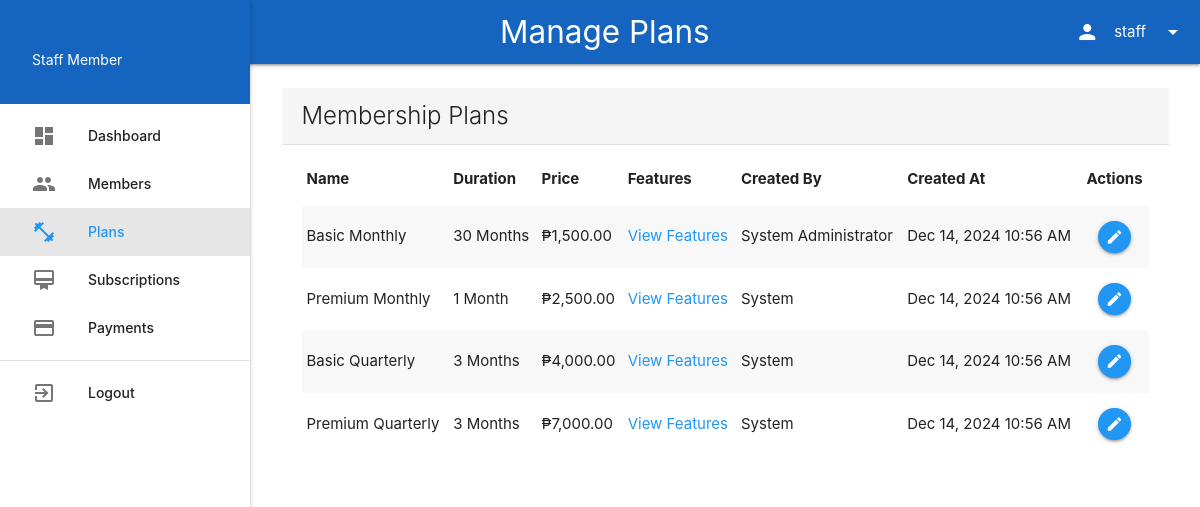
The page /staff/plans.php (signed in) on the database its author committed.
### tables this page shows
CREATE TABLE `plans` (
  `id` int(11) NOT NULL,
  `name` varchar(100) NOT NULL,
  `duration` int(11) DEFAULT NULL COMMENT 'Duration in months',
  `price` decimal(10,2) NOT NULL,
  `duration_in_days` int(11) NOT NULL DEFAULT 30,
  `description` text DEFAULT NULL,
  `created_at` timestamp NOT NULL DEFAULT current_timestamp(),
  `updated_at` timestamp NOT NULL DEFAULT current_timestamp() ON UPDATE current_timestamp(),
  `deleted_at` timestamp NULL DEFAULT NULL,
  `created_by` int(11) DEFAULT NULL,
  `features` text DEFAULT NULL
);

### config/config.php (called while the page is built, shortened)
<?php
try {
    $conn = new mysqli(DB_HOST, DB_USER, DB_PASS, DB_NAME);
} catch (Exception $e) {
    error_log($e->getMessage());
    die("Unable to connect to database. Please check if MySQL is running and try again.");
}
function getStaffPlans() {
    global $conn;
    $query = "SELECT p.*,
              COALESCE(u.full_name, 'System') as created_by_name,
              (SELECT COUNT(*) FROM subscriptions s
               WHERE s.plan_id = p.id
               AND s.status = 'active') as active_subscribers
              FROM plans p
              LEFT JOIN users u ON p.created_by = u.id
              WHERE p.deleted_at IS NULL
              ORDER BY p.price ASC, p.name ASC";
    $result = $conn->query($query);
    $plans = [];
    if ($result && $result->num_rows > 0) {
        while ($plan = $result->fetch_assoc()) {
            $plan['features'] = json_decode($plan['features'], true);
            $plan['formatted_price'] = '₱' . number_format($plan['price'], 2);
            $plan['duration_text'] = $plan['duration'] . ' ' .
                                   ($plan['duration'] == 1 ? 'Month' : 'Months');
            $plans[] = $plan;
        }
    }
    return $plans;
}
?>

### staff/plans.php (the view, shortened to what this page needs)
<?php
require_once '../config/config.php';
$plans = getStaffPlans();
include 'includes/header.php';
?>
<div class="section">
    <div class="card">
        <div class="card-content">
            <div class="card-title flex-row">
                <span>Membership Plans</span>
            </div>
            <div class="responsive-table">
                <table class="striped highlight">
                    <thead>
                        <tr>
                            <th>Name</th>
                            <th>Duration</th>
                            <th>Price</th>
                            <th>Features</th>
                            <th>Created By</th>
                            <th>Created At</th>
                            <th class="center-align">Actions</th>
                        </tr>
                    </thead>
                    <tbody>
                        <?php if (!empty($plans)):
                            foreach ($plans as $plan):
                        ?>
                            <tr>
                                <td><?php echo htmlspecialchars($plan['name']); ?></td>
                                <td><?php echo $plan['duration_text']; ?></td>
                                <td><?php echo $plan['formatted_price']; ?></td>
                                <td>
                                    <?php if (!empty($plan['features'])): ?>
                                        <a href="#!" class="view-features blue-text"
                                           data-features='<?php echo htmlspecialchars(json_encode($plan['features'])); ?>'>
                                            View Features
                                        </a>
                                    <?php else: ?>
                                        <span class="grey-text">No features</span>
                                    <?php endif; ?>
                                </td>
                                <td><?php echo htmlspecialchars($plan['created_by_name']); ?></td>
                                <td><?php echo date('M j, Y g:i A', strtotime($plan['created_at'])); ?></td>
                                <td class="center-align">
                                    <a href="#editPlanModal" class="btn-floating btn-small blue modal-trigger edit-plan tooltipped"
                                       data-position="top" data-tooltip="Edit Plan"
                                       data-id="<?php echo $plan['id']; ?>"
                                       data-name="<?php echo htmlspecialchars($plan['name']); ?>"
                                       data-duration="<?php echo $plan['duration']; ?>"
                                       data-price="<?php echo $plan['price']; ?>"
                                       data-features='<?php echo htmlspecialchars(json_encode($plan['features'])); ?>'>
                                        <i class="material-icons">edit</i>
                                    </a>
                                </td>
                            </tr>
                        <?php
                            endforeach;
                        else: ?>
                            <tr>
                                <td colspan="7" class="center-align">No plans found</td>
                            </tr>
                        <?php endif; ?>
                    </tbody>
                </table>
            </div>
        </div>
    </div>
</div>
<?php include 'includes/footer.php'; ?>

### assets/css/staff.css (style rules this page uses)
.section { padding: 0; margin: 0; }
.card { margin: 0; border-radius: 0; box-shadow: none; }
.card-title { font-size: 24px !important; font-weight: 300; padding: 12px 20px; margin: -20px -20px 20px -20px; background-color: #f5f5f5; border-bottom: 1px solid #e0e0e0; }

### rows shown on the page
plans: name "Basic Monthly", duration_text "30 Months", formatted_price "₱1,500.00", created_by_name "System Administrator", created_at "Dec 14, 2024 10:56 AM"
plans: name "Premium Monthly", duration_text "1 Month", formatted_price "₱2,500.00", created_by_name "System", created_at "Dec 14, 2024 10:56 AM"
plans: name "Basic Quarterly", duration_text "3 Months", formatted_price "₱4,000.00", created_by_name "System", created_at "Dec 14, 2024 10:56 AM"
plans: name "Premium Quarterly", duration_text "3 Months", formatted_price "₱7,000.00", created_by_name "System", created_at "Dec 14, 2024 10:56 AM"

### other values the page prints
$page_title "Manage Plans"
$_SESSION['username'] "staff"
